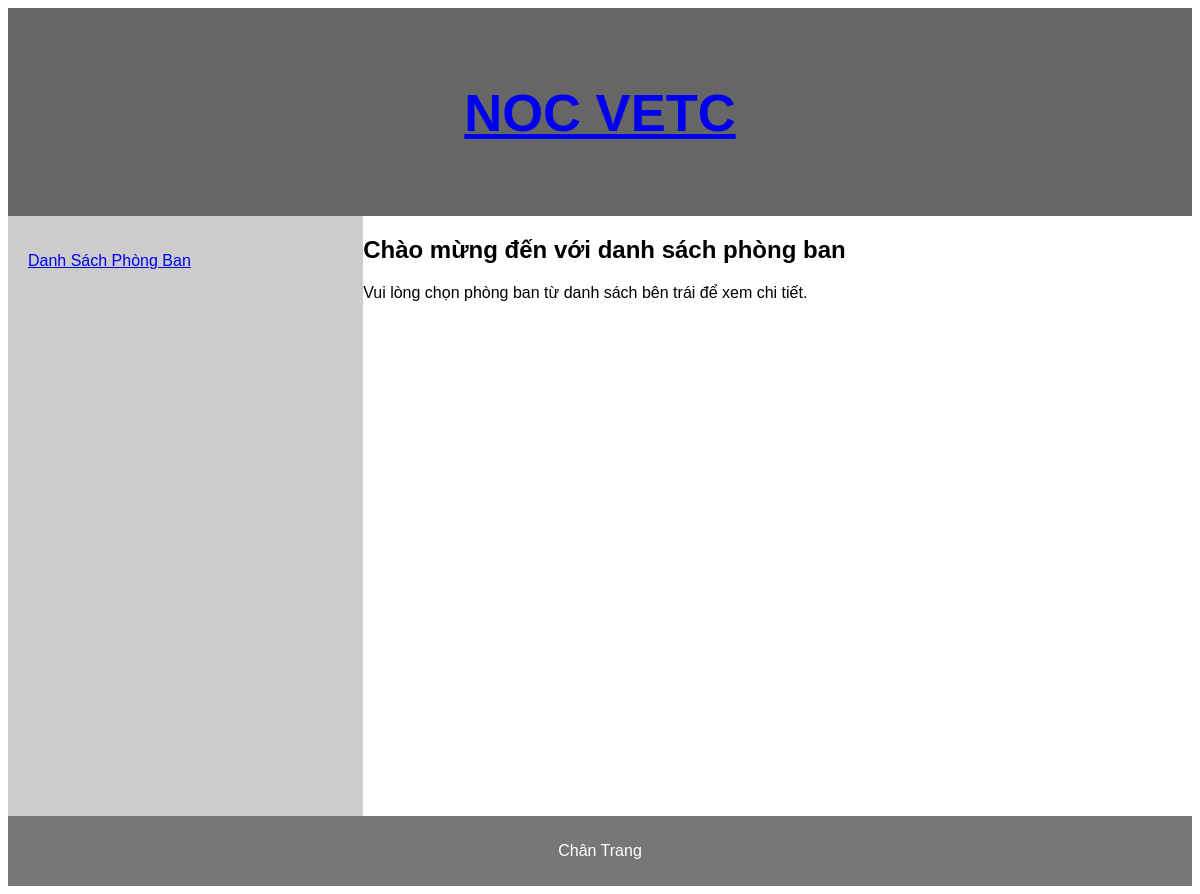
Before: / with the older database file.
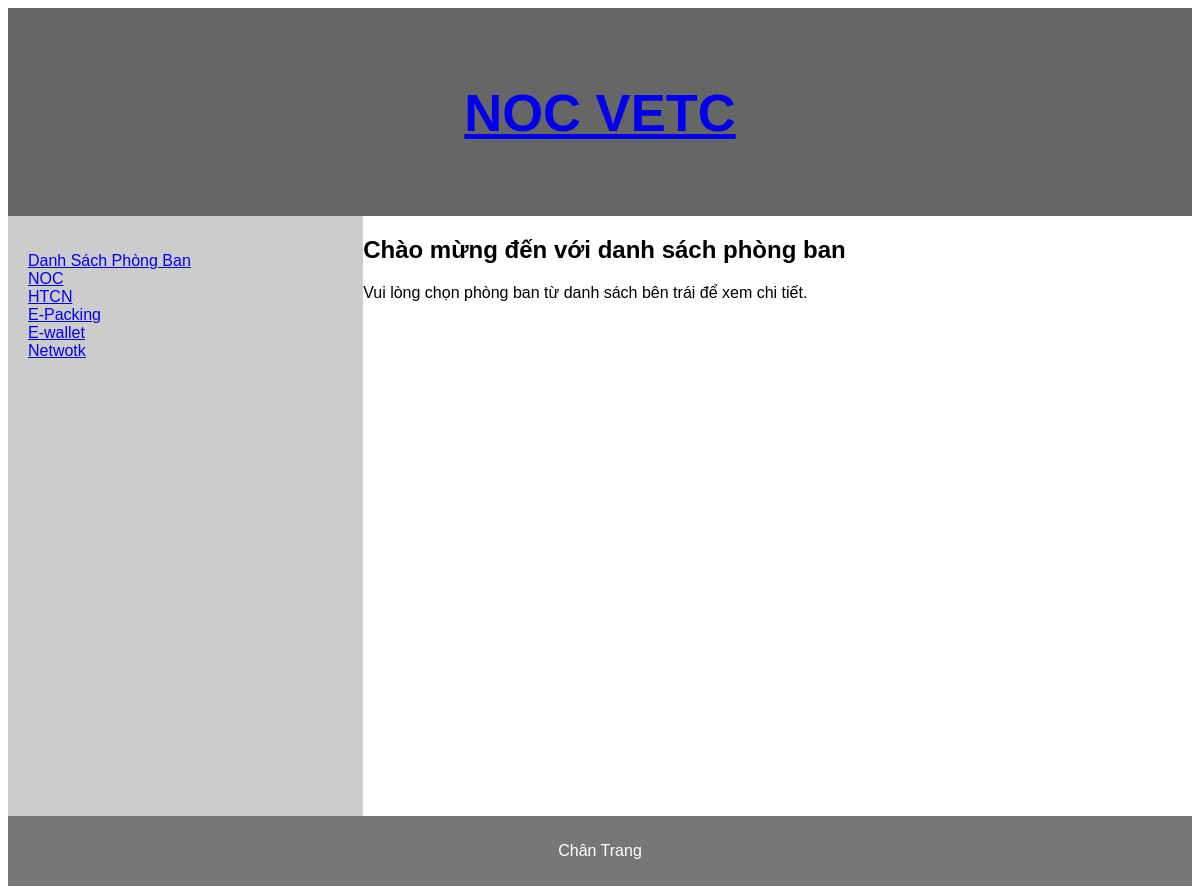
After: the same page with the newer database file.
### noc_phonebook/models.py (models this page shows, shortened)
class Department(models.Model):
    name = models.CharField(max_length=255)
    description = models.TextField(null=True, blank=True)

### noc_phonebook/views.py (the view)
# urls.py: path('', views.department_list, name='department_list'),
def department_list(request):
    abc = Department.objects.all()
    return render(request, 'noc_phonebook/department_list.html', {'departments': abc})

### noc_phonebook/templates/noc_phonebook/department_list.html (shortened to what this page needs)
{% extends 'noc_phonebook/base.html' %}
{% block nav %}
  {% for department in departments %}
    <li><a href="{% url 'department_details' department.id %}">{{ department.name }}</a></li>
  {% endfor %}
{% endblock %}
{% block content %}
  <h1>Chào mừng đến với danh sách phòng ban</h1>
  <p>Vui lòng chọn phòng ban từ danh sách bên trái để xem chi tiết.</p>
{% endblock %}

### noc_phonebook/templates/noc_phonebook/base.html (shortened to what this page needs)
<!DOCTYPE html>
<html lang="vi">
<head>
    {% load static %}
    <link rel="stylesheet" href="{% static 'css/styles.css' %}">
</head>
<body>
    <header>
        <a href="/"><h2>NOC VETC</h2></a>
    </header>
    <nav>
        <ul>
            <li><a href="{% url 'department_list' %}">Danh Sách Phòng Ban</a></li>
            {% block nav %}{% endblock %}
        </ul>
    </nav>
    <section>
        {% block content %}{% endblock %}
    </section>
    <footer>
        <p>Chân Trang</p>
    </footer>
</body>
</html>

### noc_phonebook/static/css/styles.css (style rules this page uses)
* { box-sizing: border-box; }
body { font-family: Arial, Helvetica, sans-serif; }
header { background-color: #666; padding: 30px; text-align: center; font-size: 35px; color: white; }
nav { float: left; width: 30%; height: 600px; background: #ccc; padding: 20px; }
nav ul { list-style-type: none; padding: 0; }
section::after { content: ""; display: table; clear: both; }
footer { background-color: #777; padding: 10px; text-align: center; color: white; }

Changed rows visible on the page:
added Department: name "NOC"
added Department: name "HTCN"
added Department: name "E-Packing"
added Department: name "E-wallet"
added Department: name "Netwotk"
